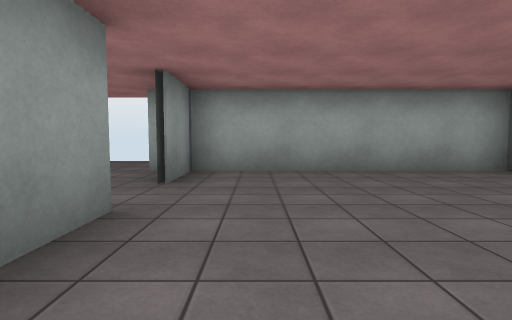
view 1 (above)

24 first-person views from a walk through a 3-D level made in the Unity game engine. The camera is 1.2 m above the floor, tilts 4° down and sees 80° across. The floor is counted in squares, 2 m on a side. Each view is taken from the middle of a square. On the plan, view 1 faces up. The plan holds only what a view shows up to about 9 squares ahead; the rest is blank. The player is left out. Door leaves are left out, so doorways stand open. Surface patterns are stand-ins for the level's own textures.

view 2
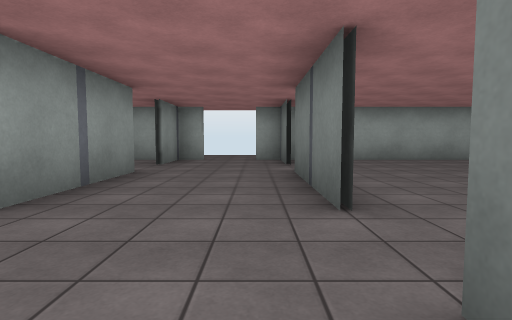

view 3
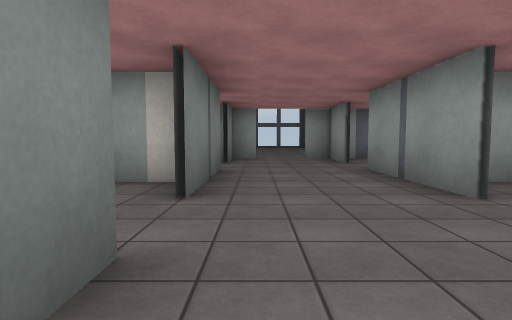

view 4
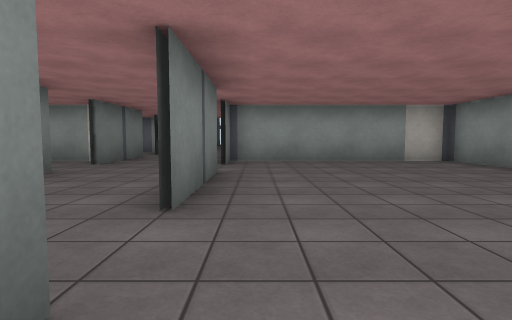

view 5
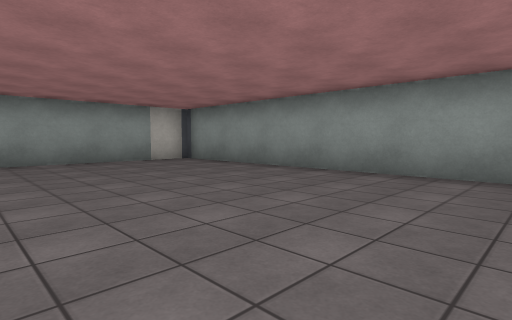

view 6
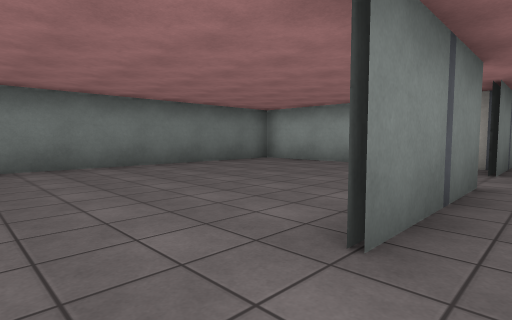

view 7
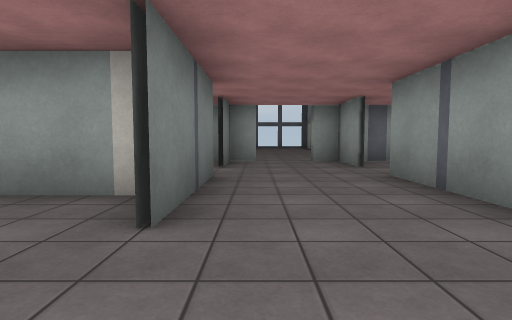

view 8
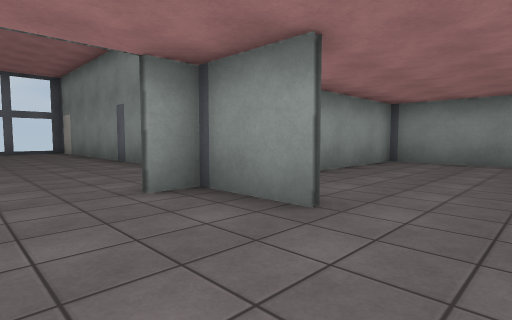

view 9
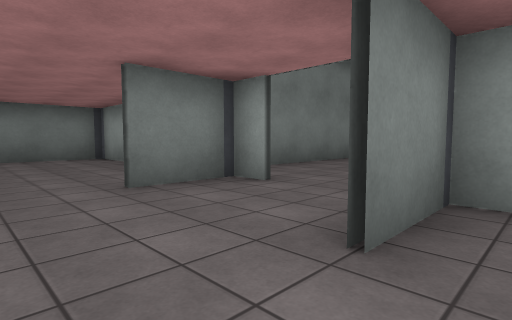

view 10
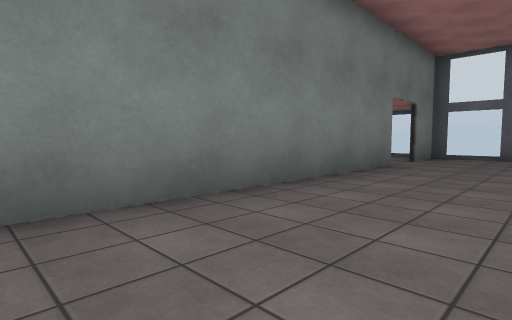

view 11
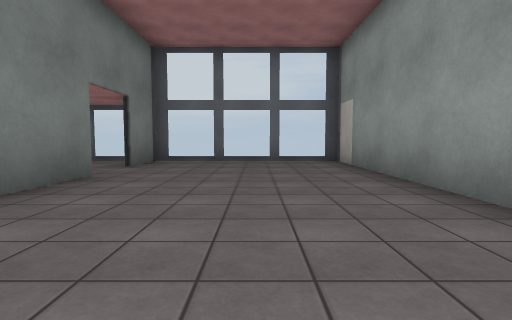

view 12
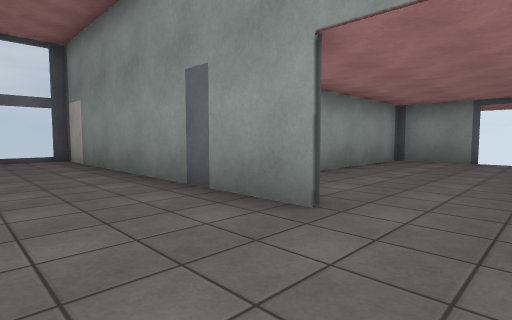

view 13
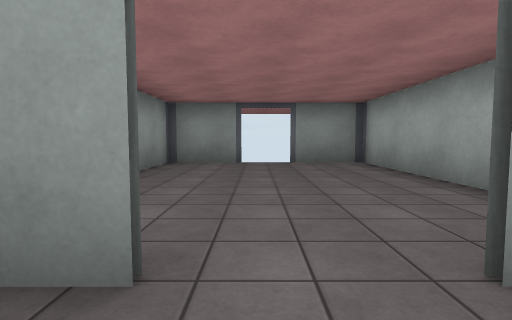

view 14
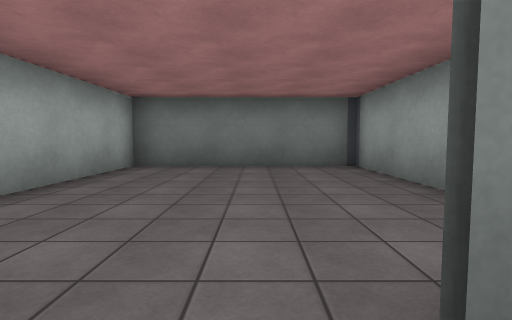

view 15
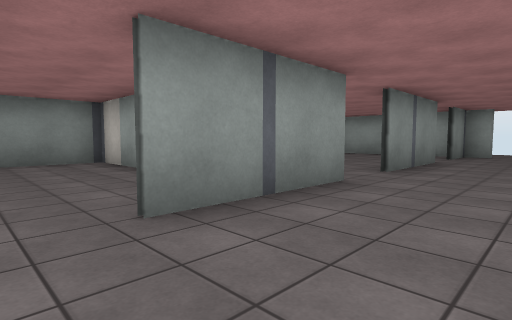

view 16
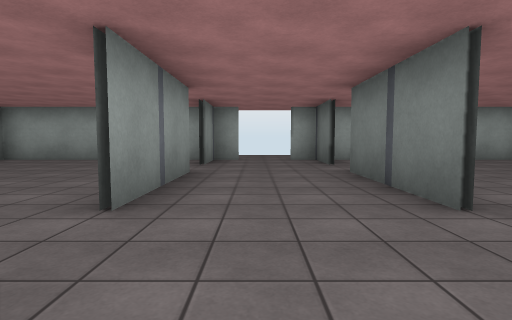

view 17
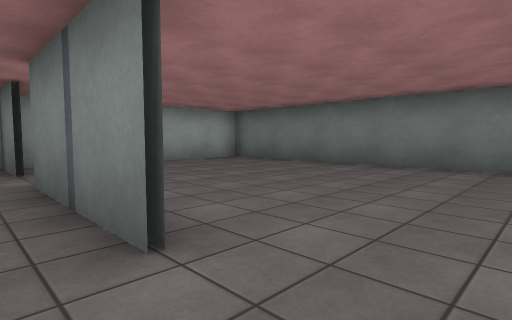

view 18
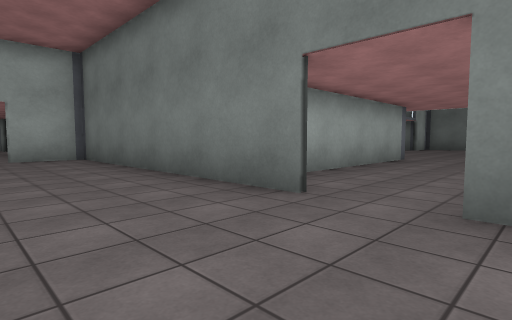

view 19
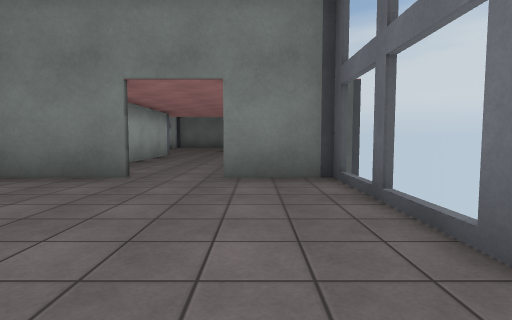

view 20
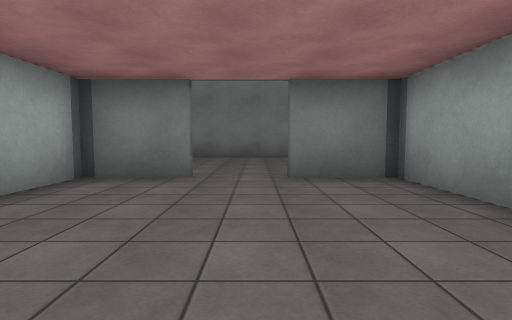

view 21
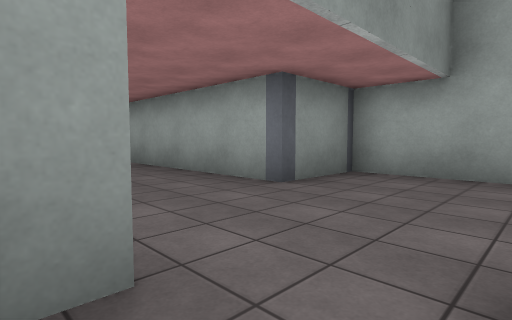

view 22
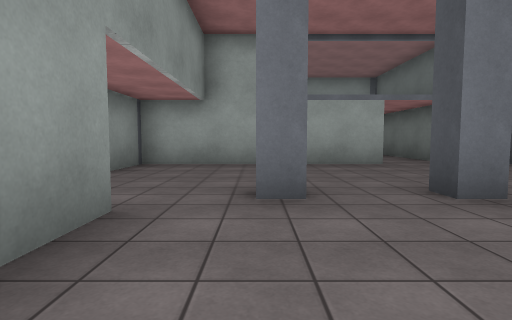

view 23
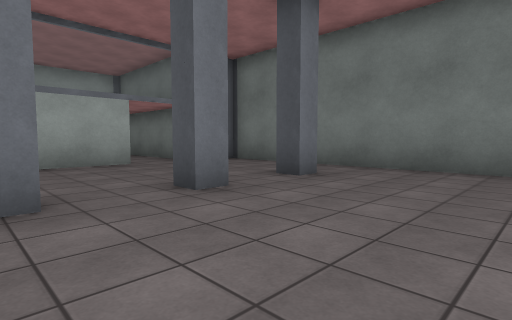

view 24
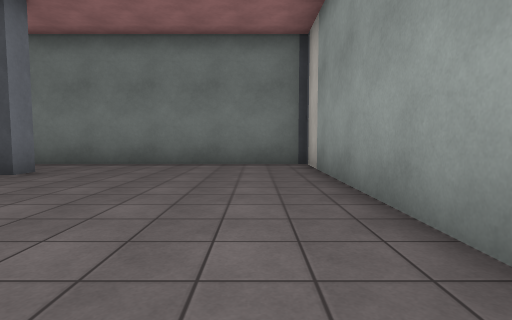

### Floor plan
Ten units are one square. View 1 is at (0, 0); x grows to the right and y downward. Boxes are objects, and circles mark ways between rooms. Rooms are numbered by the first view taken in them; rooms with no view inside come last. Other rooms are left out.
<svg viewBox="-125 -65 282 292">
<path fill="none" stroke="#000" d="M-12 -25 -12 -14M-12 -58 -12 -40M47 30 47 -57 -20 -57M-11 32 36 32M-42 19 -42 50M-13 6 -13 -25M-42 -26 -42 5M-13 50 -13 20M-13 -40 -13 -58M-42 64 -42 82M-42 -57 -42 -40M-20 82 -7 82M-13 82 -13 65M-75 -57 -102 -57 -102 30M-43 5 -43 -25M-45 -57 -55 -57M-102 32 -43 32 -43 20M-81 33 -102 33M-102 30 -102 82 -35 82M-43 82 -43 65M-52 114 -52 192 -3 192 -3 175M-3 161 -3 83 -20 83M-117 112 -117 132 -53 132 -53 115M-53 101 -53 83 -117 83 -117 101M78 174 78 186M94 222 152 222 152 134M121 128 63 128 63 148 12 148M15 82 47 82 47 30M48 33 11 33"/>
<rect x="85" y="165" width="10" height="10" fill="#bbb"><title>other object</title></rect>
<rect x="105" y="165" width="10" height="10" fill="#bbb"><title>other object</title></rect>
<rect x="125" y="165" width="10" height="10" fill="#bbb"><title>other object</title></rect>
<circle cx="-10" cy="-35" r="3" fill="#2a7"/>
<circle cx="-10" cy="15" r="3" fill="#2a7"/>
<circle cx="-40" cy="-35" r="3" fill="#2a7"/>
<circle cx="-40" cy="15" r="3" fill="#2a7"/>
<circle cx="-40" cy="55" r="3" fill="#2a7"/>
<circle cx="-25" cy="80" r="3" fill="#2a7"/>
<circle cx="-10" cy="55" r="3" fill="#2a7"/>
<circle cx="-50" cy="105" r="3" fill="#2a7"/>
<circle cx="0" cy="165" r="3" fill="#2a7"/>
<text x="20" y="-20">1</text>
<text x="-30" y="10">2</text>
<text x="-80" y="-20">3</text>
<text x="-80" y="50">4</text>
<text x="-30" y="140">5</text>
<text x="-90" y="110">6</text>
<text x="90" y="170">7</text>
<text x="20" y="60">8</text>
</svg>
Room 1 opens to room 2. Room 2 opens to room 3. Room 2 opens to room 4. Room 2 opens to room 5. Room 2 opens to room 8. Room 5 opens to room 6. Room 5 opens to room 7.

Where each view was taken, in squares from view 1:
view 1: 0 up, 0 right, facing up
view 2: 3 down, 2 left, facing up
view 3: 1 up, 2 left, facing down
view 4: 5 up, 5 left, facing down
view 5: 5 up, 5 left, facing down-left
view 6: 4 up, 2 left, facing down-right
view 7: 0 up, 2 left, facing down
view 8: 5 down, 2 left, facing down-left
view 9: 5 down, 5 left, facing down-right
view 10: 9 down, 3 left, facing down-right
view 11: 11 down, 3 left, facing down
view 12: 10 down, 3 left, facing down-left
view 13: 11 down, 4 left, facing left
view 14: 6 down, 2 left, facing right
view 15: 6 down, 2 left, facing up-left
view 16: 3 down, 3 left, facing up
view 17: 2 down, 2 left, facing up-right
view 18: 18 down, 3 left, facing up-right
view 19: 18 down, 5 left, facing right
view 20: 11 down, 10 left, facing right
view 21: 18 down, 9 right, facing up-left
view 22: 20 down, 9 right, facing up
view 23: 20 down, 9 right, facing up-right
view 24: 21 down, 8 right, facing right
